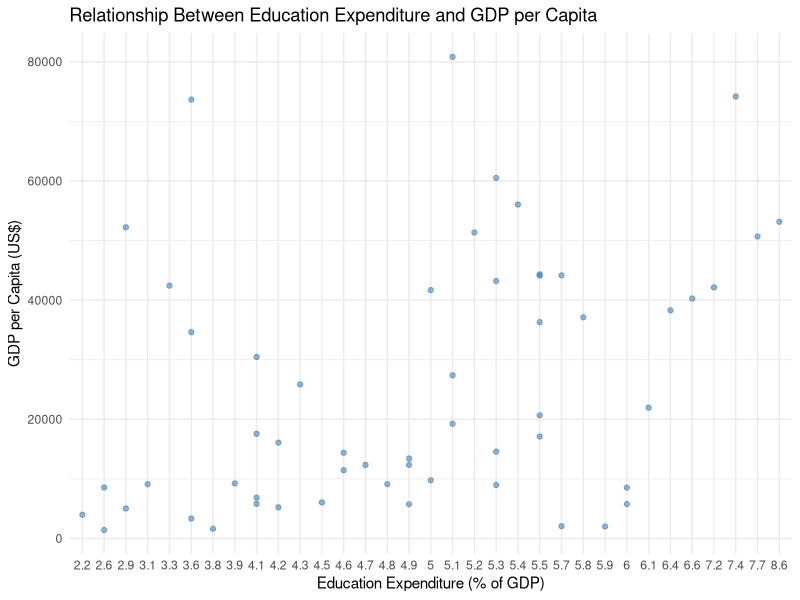
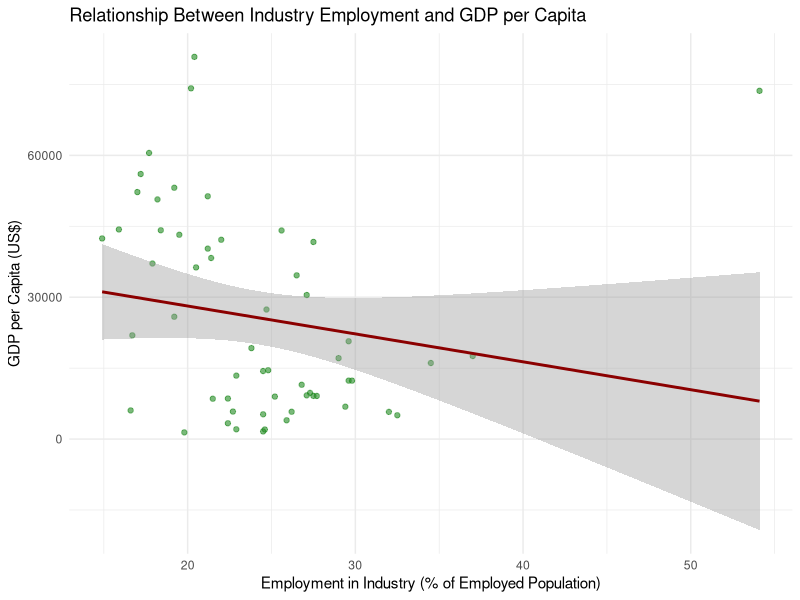

Recreate these plots in R, in order.
## ---- chunk 1
knitr::opts_chunk$set(echo = TRUE)
library(tidyverse)
library(tidyr)
library(readr)
library(ggplot2)
library(knitr)
library(rmarkdown)

## ---- chunk 2
Econ_data <- read_csv("soci_econ_country_profiles.csv")  

# Clean and rename variables
Econ_clean <- Econ_data %>%
  select(
    Country = country,  
    GDP_per_Capita = `GDP per capita (current US$)`,
    Education_Expenditure = `Education: Government expenditure (% of GDP)`,
    Industry_Employment = `Employment: Industry (% of employed)`,
  ) %>%
  drop_na() %>%
  filter(
    GDP_per_Capita > 0,
    Education_Expenditure > 0,
    Industry_Employment > 0,
  )
## ---- chunk 3

# GDP per Capita
Econ_clean %>%
  summarise(
    Mean = mean(GDP_per_Capita, na.rm = TRUE),
    SD   = sd(GDP_per_Capita, na.rm = TRUE),
    Min  = min(GDP_per_Capita, na.rm = TRUE),
    Max  = max(GDP_per_Capita, na.rm = TRUE)
  ) %>%
  mutate(across(everything(), as.numeric)) %>%
  pivot_longer(
    cols = everything(),
    names_to = "Statistic",
    values_to = "Value"
  ) %>%
  kable(
    digits = 2,
    caption = "GDP per Capita — Descriptive Statistics"
  )

# Education Expenditure
Econ_clean %>%
  summarise(
    Mean = mean(Education_Expenditure, na.rm = TRUE),
    SD   = sd(Education_Expenditure, na.rm = TRUE),
    Min  = min(Education_Expenditure, na.rm = TRUE),
    Max  = max(Education_Expenditure, na.rm = TRUE)
  ) %>%
  mutate(across(everything(), as.numeric)) %>%
  pivot_longer(
    cols = everything(),
    names_to = "Statistic",
    values_to = "Value"
  ) %>%
  kable(
    digits = 2,
    caption = "Education Expenditure (% of GDP) — Descriptive Statistics"
  )

# Industry Employment
Econ_clean %>%
  summarise(
    Mean = mean(Industry_Employment, na.rm = TRUE),
    SD   = sd(Industry_Employment, na.rm = TRUE),
    Min  = min(Industry_Employment, na.rm = TRUE),
    Max  = max(Industry_Employment, na.rm = TRUE)
  ) %>%
  mutate(across(everything(), as.numeric)) %>%
  pivot_longer(
    cols = everything(),
    names_to = "Statistic",
    values_to = "Value"
  ) %>%
  kable(
    digits = 2,
    caption = "Industry Employment (% of Employed) — Descriptive Statistics"
  )

## ---- chunk 4
ggplot(Econ_clean, aes(x = Education_Expenditure, y = GDP_per_Capita)) +
  geom_point(alpha = 0.6, colour = "steelblue") +
  geom_smooth(method = "lm", se = TRUE, colour = "darkred") +
  labs(
    title = "Relationship Between Education Expenditure and GDP per Capita",
    x = "Education Expenditure (% of GDP)",
    y = "GDP per Capita (US$)"
  ) +
  theme_minimal()
## ---- chunk 5
ggplot(Econ_clean, aes(x = Industry_Employment, y = GDP_per_Capita)) +
  geom_point(alpha = 0.6, colour = "forestgreen") +
  geom_smooth(method = "lm", se = TRUE, colour = "darkred") +
  labs(
    title = "Relationship Between Industry Employment and GDP per Capita",
    x = "Employment in Industry (% of Employed Population)",
    y = "GDP per Capita (US$)"
  ) +
  theme_minimal()
